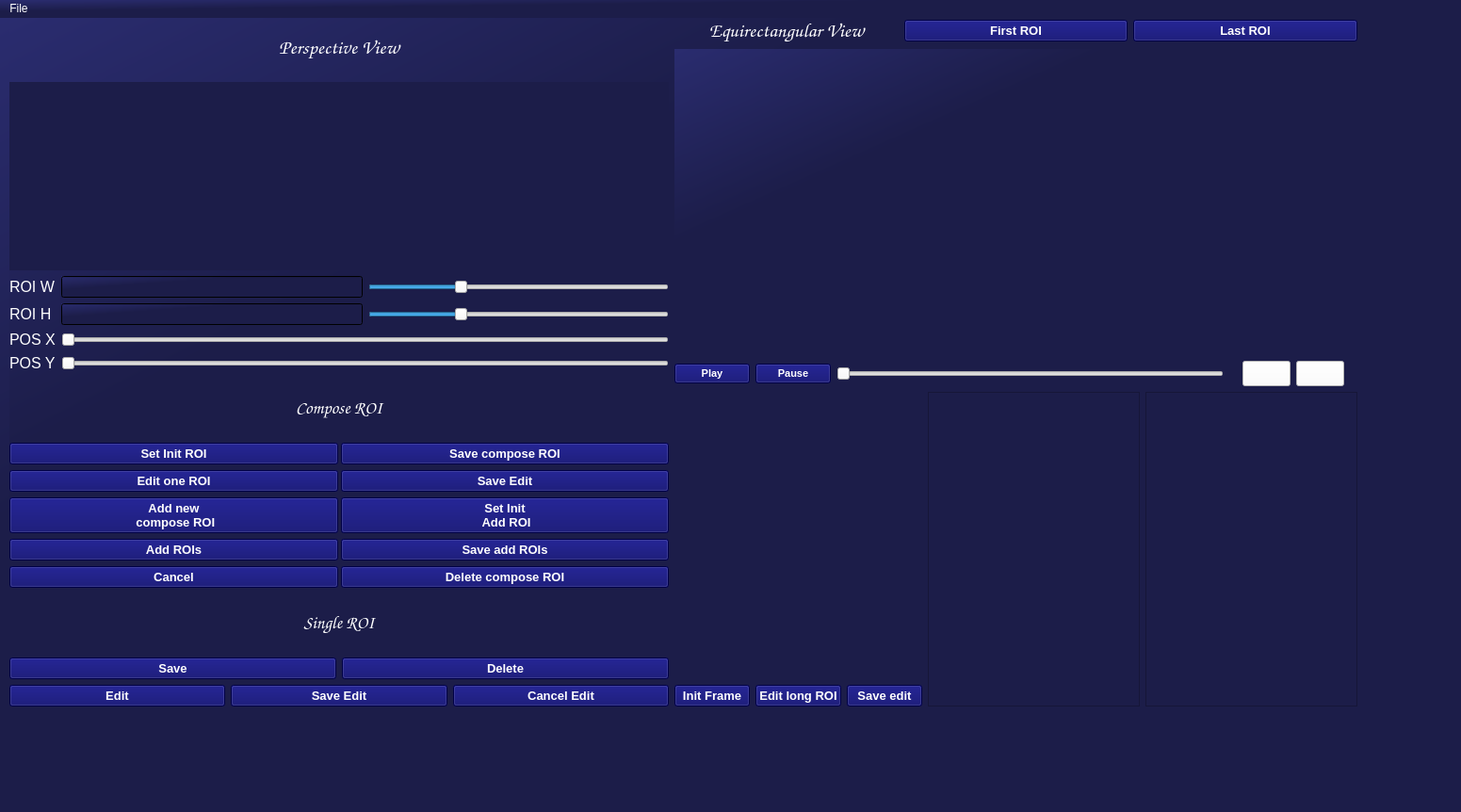
<?xml version="1.0" encoding="UTF-8"?>
<ui version="4.0">
 <class>Anottation</class>
 <widget class="QMainWindow" name="Anottation">
  <property name="geometry">
   <rect>
    <x>0</x>
    <y>0</y>
    <width>1551</width>
    <height>862</height>
   </rect>
  </property>
  <property name="windowTitle">
   <string>MainWindow</string>
  </property>
  <property name="layoutDirection">
   <enum>Qt::LeftToRight</enum>
  </property>
  <property name="styleSheet">
   <string notr="true">background-color: qlineargradient(spread:pad, x1:0, y1:0, x2:1, y2:1, stop:0 rgba(42, 44, 111, 255), stop:0.315789 rgba(28, 29, 73, 255));
color:rgb(255,255,255);
border-color: rgb(44, 0, 66);</string>
  </property>
  <widget class="QWidget" name="window">
   <widget class="QWidget" name="horizontalLayoutWidget_6">
    <property name="geometry">
     <rect>
      <x>10</x>
      <y>0</y>
      <width>1431</width>
      <height>731</height>
     </rect>
    </property>
    <layout class="QHBoxLayout" name="horizontalLayout_8">
     <item>
      <layout class="QVBoxLayout" name="verticalLayout">
       <item>
        <widget class="QLabel" name="label_2">
         <property name="font">
          <font>
           <family>Comic Sans MS</family>
           <pointsize>16</pointsize>
           <weight>75</weight>
           <bold>true</bold>
          </font>
         </property>
         <property name="styleSheet">
          <string notr="true">background-color:none;</string>
         </property>
         <property name="text">
          <string>Perspective View</string>
         </property>
         <property name="alignment">
          <set>Qt::AlignCenter</set>
         </property>
        </widget>
       </item>
       <item>
        <widget class="QLabel" name="perspective_image">
         <property name="enabled">
          <bool>true</bool>
         </property>
         <property name="minimumSize">
          <size>
           <width>200</width>
           <height>200</height>
          </size>
         </property>
         <property name="styleSheet">
          <string notr="true">background-color: rgb(28, 29, 73);</string>
         </property>
         <property name="text">
          <string/>
         </property>
        </widget>
       </item>
       <item>
        <layout class="QGridLayout" name="gridLayout_3">
         <item row="2" column="2">
          <widget class="QSlider" name="slider_fov_h">
           <property name="styleSheet">
            <string notr="true">background-color:none;</string>
           </property>
           <property name="minimum">
            <number>0</number>
           </property>
           <property name="maximum">
            <number>100</number>
           </property>
           <property name="pageStep">
            <number>1</number>
           </property>
           <property name="value">
            <number>30</number>
           </property>
           <property name="orientation">
            <enum>Qt::Horizontal</enum>
           </property>
           <property name="tickPosition">
            <enum>QSlider::NoTicks</enum>
           </property>
           <property name="tickInterval">
            <number>1</number>
           </property>
          </widget>
         </item>
         <item row="1" column="1">
          <widget class="QLineEdit" name="input_ROI_W">
           <property name="font">
            <font>
             <family>Arial</family>
             <pointsize>10</pointsize>
            </font>
           </property>
           <property name="styleSheet">
            <string notr="true"/>
           </property>
          </widget>
         </item>
         <item row="2" column="1">
          <widget class="QLineEdit" name="input_ROI_H">
           <property name="font">
            <font>
             <family>Arial</family>
             <pointsize>10</pointsize>
            </font>
           </property>
           <property name="styleSheet">
            <string notr="true"/>
           </property>
          </widget>
         </item>
         <item row="2" column="0">
          <widget class="QLabel" name="label_4">
           <property name="font">
            <font>
             <family>Arial</family>
             <pointsize>12</pointsize>
            </font>
           </property>
           <property name="styleSheet">
            <string notr="true">background-color:none;</string>
           </property>
           <property name="text">
            <string>ROI H</string>
           </property>
          </widget>
         </item>
         <item row="1" column="0">
          <widget class="QLabel" name="label_3">
           <property name="font">
            <font>
             <family>Arial</family>
             <pointsize>12</pointsize>
            </font>
           </property>
           <property name="styleSheet">
            <string notr="true">background-color:none;</string>
           </property>
           <property name="text">
            <string>ROI W</string>
           </property>
          </widget>
         </item>
         <item row="1" column="2">
          <widget class="QSlider" name="slider_fov_w">
           <property name="styleSheet">
            <string notr="true">background-color:none;</string>
           </property>
           <property name="minimum">
            <number>0</number>
           </property>
           <property name="maximum">
            <number>100</number>
           </property>
           <property name="singleStep">
            <number>1</number>
           </property>
           <property name="pageStep">
            <number>1</number>
           </property>
           <property name="value">
            <number>30</number>
           </property>
           <property name="orientation">
            <enum>Qt::Horizontal</enum>
           </property>
           <property name="tickPosition">
            <enum>QSlider::NoTicks</enum>
           </property>
           <property name="tickInterval">
            <number>1</number>
           </property>
          </widget>
         </item>
        </layout>
       </item>
       <item>
        <layout class="QGridLayout" name="gridLayout_4">
         <item row="0" column="0">
          <widget class="QLabel" name="label_6">
           <property name="font">
            <font>
             <family>Arial</family>
             <pointsize>12</pointsize>
            </font>
           </property>
           <property name="styleSheet">
            <string notr="true">background-color:none;</string>
           </property>
           <property name="text">
            <string>POS X</string>
           </property>
          </widget>
         </item>
         <item row="0" column="1">
          <widget class="QSlider" name="slider_pos_x">
           <property name="styleSheet">
            <string notr="true">background-color:none;</string>
           </property>
           <property name="minimum">
            <number>0</number>
           </property>
           <property name="maximum">
            <number>1450</number>
           </property>
           <property name="singleStep">
            <number>1</number>
           </property>
           <property name="pageStep">
            <number>1</number>
           </property>
           <property name="value">
            <number>0</number>
           </property>
           <property name="orientation">
            <enum>Qt::Horizontal</enum>
           </property>
           <property name="tickPosition">
            <enum>QSlider::NoTicks</enum>
           </property>
           <property name="tickInterval">
            <number>1</number>
           </property>
          </widget>
         </item>
         <item row="1" column="0">
          <widget class="QLabel" name="label_5">
           <property name="font">
            <font>
             <family>Arial</family>
             <pointsize>12</pointsize>
            </font>
           </property>
           <property name="styleSheet">
            <string notr="true">background-color:none;</string>
           </property>
           <property name="text">
            <string>POS Y</string>
           </property>
          </widget>
         </item>
         <item row="1" column="1">
          <widget class="QSlider" name="slider_pos_y">
           <property name="styleSheet">
            <string notr="true">background-color:none;</string>
           </property>
           <property name="minimum">
            <number>0</number>
           </property>
           <property name="maximum">
            <number>725</number>
           </property>
           <property name="pageStep">
            <number>1</number>
           </property>
           <property name="value">
            <number>0</number>
           </property>
           <property name="orientation">
            <enum>Qt::Horizontal</enum>
           </property>
           <property name="tickPosition">
            <enum>QSlider::NoTicks</enum>
           </property>
           <property name="tickInterval">
            <number>1</number>
           </property>
          </widget>
         </item>
        </layout>
       </item>
       <item>
        <widget class="QLabel" name="label_15">
         <property name="font">
          <font>
           <family>Comic Sans MS</family>
           <pointsize>14</pointsize>
           <weight>75</weight>
           <bold>true</bold>
          </font>
         </property>
         <property name="styleSheet">
          <string notr="true">background-color:none;</string>
         </property>
         <property name="text">
          <string>Compose ROI</string>
         </property>
         <property name="alignment">
          <set>Qt::AlignCenter</set>
         </property>
        </widget>
       </item>
       <item>
        <layout class="QGridLayout" name="gridLayout_2">
         <property name="horizontalSpacing">
          <number>3</number>
         </property>
         <item row="0" column="1">
          <widget class="QPushButton" name="button_end_ROI">
           <property name="font">
            <font>
             <family>Arial</family>
             <pointsize>10</pointsize>
             <weight>75</weight>
             <bold>true</bold>
            </font>
           </property>
           <property name="styleSheet">
            <string notr="true">background-color: rgb(0, 0, 100);</string>
           </property>
           <property name="text">
            <string>Save compose ROI</string>
           </property>
          </widget>
         </item>
         <item row="5" column="1">
          <widget class="QPushButton" name="button_delete_compose_ROI">
           <property name="font">
            <font>
             <family>Arial</family>
             <pointsize>10</pointsize>
             <weight>75</weight>
             <bold>true</bold>
            </font>
           </property>
           <property name="styleSheet">
            <string notr="true">background-color: rgb(0, 0, 100);</string>
           </property>
           <property name="text">
            <string>Delete compose ROI</string>
           </property>
          </widget>
         </item>
         <item row="1" column="0">
          <widget class="QPushButton" name="button_edit_one_compose_ROI">
           <property name="font">
            <font>
             <family>Arial</family>
             <pointsize>10</pointsize>
             <weight>75</weight>
             <bold>true</bold>
            </font>
           </property>
           <property name="styleSheet">
            <string notr="true">background-color: rgb(0, 0, 100);</string>
           </property>
           <property name="text">
            <string>Edit one ROI</string>
           </property>
          </widget>
         </item>
         <item row="3" column="0">
          <widget class="QPushButton" name="button_add_compose_roi">
           <property name="font">
            <font>
             <family>Arial</family>
             <pointsize>10</pointsize>
             <weight>75</weight>
             <bold>true</bold>
            </font>
           </property>
           <property name="styleSheet">
            <string notr="true">background-color: rgb(0, 0, 100);</string>
           </property>
           <property name="text">
            <string>Add ROIs</string>
           </property>
          </widget>
         </item>
         <item row="5" column="0">
          <widget class="QPushButton" name="button_cancel_edit_compose_ROI">
           <property name="font">
            <font>
             <family>Arial</family>
             <pointsize>10</pointsize>
             <weight>75</weight>
             <bold>true</bold>
            </font>
           </property>
           <property name="styleSheet">
            <string notr="true">background-color: rgb(0, 0, 100);</string>
           </property>
           <property name="text">
            <string>Cancel</string>
           </property>
          </widget>
         </item>
         <item row="0" column="0">
          <widget class="QPushButton" name="button_init_ROI">
           <property name="font">
            <font>
             <family>Arial</family>
             <pointsize>10</pointsize>
             <weight>75</weight>
             <bold>true</bold>
            </font>
           </property>
           <property name="styleSheet">
            <string notr="true">background-color: rgb(0, 0, 100);</string>
           </property>
           <property name="text">
            <string>Set Init ROI</string>
           </property>
          </widget>
         </item>
         <item row="3" column="1">
          <widget class="QPushButton" name="button_save_add_ROI">
           <property name="font">
            <font>
             <family>Arial</family>
             <pointsize>10</pointsize>
             <weight>75</weight>
             <bold>true</bold>
            </font>
           </property>
           <property name="styleSheet">
            <string notr="true">background-color: rgb(0, 0, 100);</string>
           </property>
           <property name="text">
            <string>Save add ROIs</string>
           </property>
          </widget>
         </item>
         <item row="1" column="1">
          <widget class="QPushButton" name="button_save_edit_compose_ROI">
           <property name="font">
            <font>
             <family>Arial</family>
             <pointsize>10</pointsize>
             <weight>75</weight>
             <bold>true</bold>
            </font>
           </property>
           <property name="styleSheet">
            <string notr="true">background-color: rgb(0, 0, 100);</string>
           </property>
           <property name="text">
            <string>Save Edit</string>
           </property>
          </widget>
         </item>
         <item row="2" column="0">
          <widget class="QPushButton" name="button_add_new_CROI">
           <property name="font">
            <font>
             <family>Arial</family>
             <pointsize>10</pointsize>
             <weight>75</weight>
             <bold>true</bold>
            </font>
           </property>
           <property name="styleSheet">
            <string notr="true">background-color: rgb(0, 0, 100);</string>
           </property>
           <property name="text">
            <string>Add new 
 compose ROI</string>
           </property>
          </widget>
         </item>
         <item row="2" column="1">
          <widget class="QPushButton" name="button_set_new_CROI">
           <property name="font">
            <font>
             <family>Arial</family>
             <pointsize>10</pointsize>
             <weight>75</weight>
             <bold>true</bold>
            </font>
           </property>
           <property name="styleSheet">
            <string notr="true">background-color: rgb(0, 0, 100);</string>
           </property>
           <property name="text">
            <string>Set Init 
 Add ROI</string>
           </property>
          </widget>
         </item>
        </layout>
       </item>
       <item>
        <widget class="QLabel" name="label_16">
         <property name="font">
          <font>
           <family>Comic Sans MS</family>
           <pointsize>14</pointsize>
           <weight>75</weight>
           <bold>true</bold>
          </font>
         </property>
         <property name="styleSheet">
          <string notr="true">background-color:none;</string>
         </property>
         <property name="text">
          <string>Single ROI</string>
         </property>
         <property name="alignment">
          <set>Qt::AlignCenter</set>
         </property>
        </widget>
       </item>
       <item>
        <layout class="QGridLayout" name="gridLayout">
         <item row="1" column="0">
          <layout class="QHBoxLayout" name="horizontalLayout_5">
           <item>
            <widget class="QPushButton" name="button_edit_ROI">
             <property name="font">
              <font>
               <family>Arial</family>
               <pointsize>10</pointsize>
               <weight>75</weight>
               <bold>true</bold>
              </font>
             </property>
             <property name="styleSheet">
              <string notr="true">background-color: rgb(0, 0, 100);</string>
             </property>
             <property name="text">
              <string>Edit</string>
             </property>
            </widget>
           </item>
           <item>
            <widget class="QPushButton" name="button_save_edit">
             <property name="font">
              <font>
               <family>Arial</family>
               <pointsize>10</pointsize>
               <weight>75</weight>
               <bold>true</bold>
              </font>
             </property>
             <property name="styleSheet">
              <string notr="true">background-color: rgb(0, 0, 100);</string>
             </property>
             <property name="text">
              <string>Save Edit</string>
             </property>
            </widget>
           </item>
           <item>
            <widget class="QPushButton" name="button_cancel_edit">
             <property name="font">
              <font>
               <family>Arial</family>
               <pointsize>10</pointsize>
               <weight>75</weight>
               <bold>true</bold>
              </font>
             </property>
             <property name="styleSheet">
              <string notr="true">background-color: rgb(0, 0, 100);</string>
             </property>
             <property name="text">
              <string>Cancel Edit</string>
             </property>
            </widget>
           </item>
          </layout>
         </item>
         <item row="0" column="0">
          <layout class="QHBoxLayout" name="horizontalLayout_4">
           <item>
            <widget class="QPushButton" name="button_save_ROI">
             <property name="font">
              <font>
               <family>Arial</family>
               <pointsize>10</pointsize>
               <weight>75</weight>
               <bold>true</bold>
              </font>
             </property>
             <property name="styleSheet">
              <string notr="true">background-color: rgb(0, 0, 100);</string>
             </property>
             <property name="text">
              <string>Save</string>
             </property>
            </widget>
           </item>
           <item>
            <widget class="QPushButton" name="button_delete_ROI">
             <property name="font">
              <font>
               <family>Arial</family>
               <pointsize>10</pointsize>
               <weight>75</weight>
               <bold>true</bold>
              </font>
             </property>
             <property name="styleSheet">
              <string notr="true">background-color: rgb(0, 0, 100);</string>
             </property>
             <property name="text">
              <string>Delete</string>
             </property>
            </widget>
           </item>
          </layout>
         </item>
        </layout>
       </item>
      </layout>
     </item>
     <item>
      <layout class="QVBoxLayout" name="verticalLayout_4">
       <item>
        <layout class="QHBoxLayout" name="horizontalLayout_7">
         <item>
          <widget class="QLabel" name="label">
           <property name="font">
            <font>
             <family>Comic Sans MS</family>
             <pointsize>16</pointsize>
             <weight>75</weight>
             <bold>true</bold>
            </font>
           </property>
           <property name="styleSheet">
            <string notr="true">background-color:none;</string>
           </property>
           <property name="text">
            <string>Equirectangular View</string>
           </property>
           <property name="alignment">
            <set>Qt::AlignCenter</set>
           </property>
          </widget>
         </item>
         <item>
          <widget class="QPushButton" name="button_go_to_first">
           <property name="font">
            <font>
             <family>Arial</family>
             <pointsize>10</pointsize>
             <weight>75</weight>
             <bold>true</bold>
            </font>
           </property>
           <property name="styleSheet">
            <string notr="true">background-color: rgb(0, 0, 100);</string>
           </property>
           <property name="text">
            <string>First ROI</string>
           </property>
          </widget>
         </item>
         <item>
          <widget class="QPushButton" name="button_go_to_last">
           <property name="font">
            <font>
             <family>Arial</family>
             <pointsize>10</pointsize>
             <weight>75</weight>
             <bold>true</bold>
            </font>
           </property>
           <property name="styleSheet">
            <string notr="true">background-color: rgb(0, 0, 100);</string>
           </property>
           <property name="text">
            <string>Last ROI</string>
           </property>
          </widget>
         </item>
        </layout>
       </item>
       <item>
        <widget class="QLabel" name="equi_image">
         <property name="minimumSize">
          <size>
           <width>725</width>
           <height>325</height>
          </size>
         </property>
         <property name="maximumSize">
          <size>
           <width>16000</width>
           <height>8000</height>
          </size>
         </property>
         <property name="font">
          <font>
           <pointsize>10</pointsize>
          </font>
         </property>
         <property name="mouseTracking">
          <bool>true</bool>
         </property>
         <property name="text">
          <string/>
         </property>
        </widget>
       </item>
       <item>
        <layout class="QVBoxLayout" name="verticalLayout_3">
         <item>
          <layout class="QHBoxLayout" name="horizontalLayout">
           <item>
            <widget class="QPushButton" name="button_play_video">
             <property name="font">
              <font>
               <family>Arial</family>
               <pointsize>8</pointsize>
               <weight>75</weight>
               <bold>true</bold>
              </font>
             </property>
             <property name="styleSheet">
              <string notr="true">background-color: rgb(0, 0, 100);</string>
             </property>
             <property name="text">
              <string>Play</string>
             </property>
            </widget>
           </item>
           <item>
            <widget class="QPushButton" name="button_pause_video">
             <property name="font">
              <font>
               <family>Arial</family>
               <pointsize>8</pointsize>
               <weight>75</weight>
               <bold>true</bold>
              </font>
             </property>
             <property name="styleSheet">
              <string notr="true">background-color: rgb(0, 0, 100);</string>
             </property>
             <property name="text">
              <string>Pause</string>
             </property>
            </widget>
           </item>
           <item>
            <widget class="QSlider" name="slider_video_duration">
             <property name="styleSheet">
              <string notr="true">background-color: none;</string>
             </property>
             <property name="orientation">
              <enum>Qt::Horizontal</enum>
             </property>
            </widget>
           </item>
           <item>
            <widget class="QLabel" name="text_time">
             <property name="maximumSize">
              <size>
               <width>16777215</width>
               <height>16777215</height>
              </size>
             </property>
             <property name="font">
              <font>
               <family>Arial</family>
               <pointsize>10</pointsize>
               <italic>true</italic>
              </font>
             </property>
             <property name="styleSheet">
              <string notr="true">background-color: rgb(28, 29, 73);</string>
             </property>
             <property name="text">
              <string/>
             </property>
             <property name="alignment">
              <set>Qt::AlignLeading|Qt::AlignLeft|Qt::AlignVCenter</set>
             </property>
            </widget>
           </item>
           <item>
            <layout class="QHBoxLayout" name="horizontalLayout_3">
             <item>
              <widget class="QPushButton" name="button_previous">
               <property name="font">
                <font>
                 <family>Arial</family>
                 <pointsize>12</pointsize>
                </font>
               </property>
               <property name="styleSheet">
                <string notr="true">background-color: rgb(255, 255, 255);</string>
               </property>
               <property name="text">
                <string/>
               </property>
               <property name="icon">
                <iconset>
                 <normaloff>../Images/left.png</normaloff>../Images/left.png</iconset>
               </property>
              </widget>
             </item>
             <item>
              <widget class="QPushButton" name="button_next">
               <property name="font">
                <font>
                 <family>Arial</family>
                 <pointsize>12</pointsize>
                </font>
               </property>
               <property name="styleSheet">
                <string notr="true">background-color: rgb(255, 255, 255);</string>
               </property>
               <property name="icon">
                <iconset>
                 <normaloff>../Images/right.png</normaloff>../Images/right.png</iconset>
               </property>
              </widget>
             </item>
             <item>
              <widget class="QLabel" name="text_frame_number">
               <property name="maximumSize">
                <size>
                 <width>16777215</width>
                 <height>16777215</height>
                </size>
               </property>
               <property name="font">
                <font>
                 <family>Arial</family>
                 <pointsize>10</pointsize>
                 <italic>true</italic>
                </font>
               </property>
               <property name="styleSheet">
                <string notr="true">background-color: rgb(28, 29, 73);</string>
               </property>
               <property name="text">
                <string/>
               </property>
               <property name="alignment">
                <set>Qt::AlignLeading|Qt::AlignLeft|Qt::AlignVCenter</set>
               </property>
              </widget>
             </item>
            </layout>
           </item>
          </layout>
         </item>
         <item>
          <layout class="QHBoxLayout" name="horizontalLayout_6">
           <item>
            <layout class="QVBoxLayout" name="verticalLayout_2">
             <item>
              <widget class="QLabel" name="text_nfov_information">
               <property name="font">
                <font>
                 <family>Arial</family>
                 <pointsize>10</pointsize>
                 <italic>true</italic>
                </font>
               </property>
               <property name="styleSheet">
                <string notr="true">background-color:none;</string>
               </property>
               <property name="text">
                <string/>
               </property>
               <property name="alignment">
                <set>Qt::AlignLeading|Qt::AlignLeft|Qt::AlignVCenter</set>
               </property>
              </widget>
             </item>
             <item>
              <layout class="QHBoxLayout" name="horizontalLayout_2">
               <item>
                <widget class="QPushButton" name="button_set_init_CROI">
                 <property name="font">
                  <font>
                   <family>Arial</family>
                   <pointsize>10</pointsize>
                   <weight>75</weight>
                   <bold>true</bold>
                  </font>
                 </property>
                 <property name="styleSheet">
                  <string notr="true">background-color: rgb(0, 0, 100);</string>
                 </property>
                 <property name="text">
                  <string>Init Frame</string>
                 </property>
                </widget>
               </item>
               <item>
                <widget class="QPushButton" name="button_edit_long_CROI">
                 <property name="font">
                  <font>
                   <family>Arial</family>
                   <pointsize>10</pointsize>
                   <weight>75</weight>
                   <bold>true</bold>
                  </font>
                 </property>
                 <property name="styleSheet">
                  <string notr="true">background-color: rgb(0, 0, 100);</string>
                 </property>
                 <property name="text">
                  <string>Edit long ROI</string>
                 </property>
                </widget>
               </item>
               <item>
                <widget class="QPushButton" name="button_save_CROI">
                 <property name="font">
                  <font>
                   <family>Arial</family>
                   <pointsize>10</pointsize>
                   <weight>75</weight>
                   <bold>true</bold>
                  </font>
                 </property>
                 <property name="styleSheet">
                  <string notr="true">background-color: rgb(0, 0, 100);</string>
                 </property>
                 <property name="text">
                  <string>Save edit</string>
                 </property>
                </widget>
               </item>
              </layout>
             </item>
            </layout>
           </item>
           <item>
            <widget class="QScrollArea" name="scroll_area_ROI">
             <property name="font">
              <font>
               <pointsize>14</pointsize>
              </font>
             </property>
             <property name="styleSheet">
              <string notr="true">background-color: rgb(28, 29, 73);</string>
             </property>
             <property name="widgetResizable">
              <bool>true</bool>
             </property>
             <widget class="QWidget" name="scroll_area_ROI_contents">
              <property name="geometry">
               <rect>
                <x>0</x>
                <y>0</y>
                <width>448</width>
                <height>69</height>
               </rect>
              </property>
             </widget>
            </widget>
           </item>
           <item>
            <widget class="QScrollArea" name="scroll_area_compose_ROI">
             <property name="font">
              <font>
               <pointsize>14</pointsize>
              </font>
             </property>
             <property name="styleSheet">
              <string notr="true">background-color:rgb(28, 29, 73);</string>
             </property>
             <property name="widgetResizable">
              <bool>true</bool>
             </property>
             <widget class="QWidget" name="scroll_area_ROI_contents_2">
              <property name="geometry">
               <rect>
                <x>0</x>
                <y>0</y>
                <width>448</width>
                <height>69</height>
               </rect>
              </property>
             </widget>
            </widget>
           </item>
          </layout>
         </item>
        </layout>
       </item>
      </layout>
     </item>
    </layout>
   </widget>
  </widget>
  <widget class="QMenuBar" name="menubar">
   <property name="geometry">
    <rect>
     <x>0</x>
     <y>0</y>
     <width>1551</width>
     <height>21</height>
    </rect>
   </property>
   <widget class="QMenu" name="menuUpload">
    <property name="title">
     <string>File</string>
    </property>
    <addaction name="button_upload_image"/>
    <addaction name="button_upload_folder"/>
    <addaction name="button_upload_video"/>
    <addaction name="button_upload_Annotations"/>
    <addaction name="button_save"/>
   </widget>
   <addaction name="menuUpload"/>
  </widget>
  <action name="button_upload_image">
   <property name="text">
    <string>Upload Image</string>
   </property>
  </action>
  <action name="button_upload_folder">
   <property name="text">
    <string>Upload Folder</string>
   </property>
  </action>
  <action name="button_upload_video">
   <property name="text">
    <string>Upload Video</string>
   </property>
  </action>
  <action name="button_save">
   <property name="text">
    <string>Save</string>
   </property>
  </action>
  <action name="button_upload_Annotations">
   <property name="text">
    <string>Upload Annotations</string>
   </property>
  </action>
 </widget>
 <resources/>
 <connections/>
</ui>
